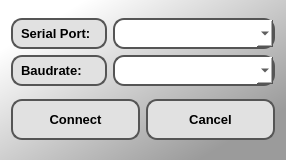
<?xml version="1.0" encoding="UTF-8"?>
<ui version="4.0">
 <class>setupSerial</class>
 <widget class="QDialog" name="setupSerial">
  <property name="geometry">
   <rect>
    <x>0</x>
    <y>0</y>
    <width>286</width>
    <height>160</height>
   </rect>
  </property>
  <property name="windowTitle">
   <string>Dialog</string>
  </property>
  <property name="styleSheet">
   <string notr="true">background-color: qlineargradient(spread:pad, x1:0.835, y1:0.852636, x2:0.125, y2:0.181818, stop:0 rgba(155, 155, 155, 255), stop:1 rgba(255, 255, 255, 255));</string>
  </property>
  <layout class="QGridLayout" name="gridLayout">
   <item row="0" column="0">
    <layout class="QVBoxLayout" name="verticalLayout">
     <item>
      <widget class="QLabel" name="label">
       <property name="font">
        <font>
         <pointsize>10</pointsize>
         <weight>75</weight>
         <bold>true</bold>
        </font>
       </property>
       <property name="styleSheet">
        <string notr="true">QLabel{
background-color: rgb(225, 225, 225);
border: 2px solid #555;
border-radius: 11px;
padding: 5px;

}</string>
       </property>
       <property name="text">
        <string>Serial Port:</string>
       </property>
      </widget>
     </item>
     <item>
      <widget class="QLabel" name="label_2">
       <property name="font">
        <font>
         <pointsize>10</pointsize>
         <weight>75</weight>
         <bold>true</bold>
        </font>
       </property>
       <property name="styleSheet">
        <string notr="true">QLabel{
background-color: rgb(225, 225, 225);
border: 2px solid #555;
border-radius: 11px;
padding: 5px;

}</string>
       </property>
       <property name="text">
        <string>Baudrate:</string>
       </property>
      </widget>
     </item>
    </layout>
   </item>
   <item row="0" column="1">
    <layout class="QVBoxLayout" name="verticalLayout_2">
     <item>
      <widget class="QComboBox" name="portBox">
       <property name="minimumSize">
        <size>
         <width>162</width>
         <height>31</height>
        </size>
       </property>
       <property name="font">
        <font>
         <pointsize>10</pointsize>
         <weight>75</weight>
         <bold>true</bold>
        </font>
       </property>
       <property name="styleSheet">
        <string notr="true">QComboBox{
background-color: rgb(255, 255, 255);
border: 2px solid #555;
border-radius: 11px;
padding: 5px;

}</string>
       </property>
      </widget>
     </item>
     <item>
      <widget class="QComboBox" name="baudBox">
       <property name="minimumSize">
        <size>
         <width>162</width>
         <height>31</height>
        </size>
       </property>
       <property name="font">
        <font>
         <pointsize>10</pointsize>
         <weight>75</weight>
         <bold>true</bold>
        </font>
       </property>
       <property name="styleSheet">
        <string notr="true">QComboBox{
background-color: rgb(255, 255, 255);
border: 2px solid #555;
border-radius: 11px;
padding: 5px;

}</string>
       </property>
      </widget>
     </item>
    </layout>
   </item>
   <item row="1" column="0" colspan="2">
    <layout class="QHBoxLayout" name="horizontalLayout">
     <item>
      <widget class="QPushButton" name="pushButton">
       <property name="minimumSize">
        <size>
         <width>121</width>
         <height>41</height>
        </size>
       </property>
       <property name="font">
        <font>
         <pointsize>10</pointsize>
         <weight>75</weight>
         <bold>true</bold>
        </font>
       </property>
       <property name="styleSheet">
        <string notr="true">QPushButton{
background-color: rgb(225, 225, 225);
border: 2px solid #555;
border-radius: 11px;
padding: 5px;

}</string>
       </property>
       <property name="text">
        <string>Connect</string>
       </property>
      </widget>
     </item>
     <item>
      <widget class="QPushButton" name="pushButton_2">
       <property name="minimumSize">
        <size>
         <width>121</width>
         <height>41</height>
        </size>
       </property>
       <property name="font">
        <font>
         <pointsize>10</pointsize>
         <weight>75</weight>
         <bold>true</bold>
        </font>
       </property>
       <property name="styleSheet">
        <string notr="true">QPushButton{
background-color: rgb(225, 225, 225);
border: 2px solid #555;
border-radius: 11px;
padding: 5px;

}</string>
       </property>
       <property name="text">
        <string>Cancel</string>
       </property>
      </widget>
     </item>
    </layout>
   </item>
  </layout>
 </widget>
 <resources/>
 <connections/>
</ui>
